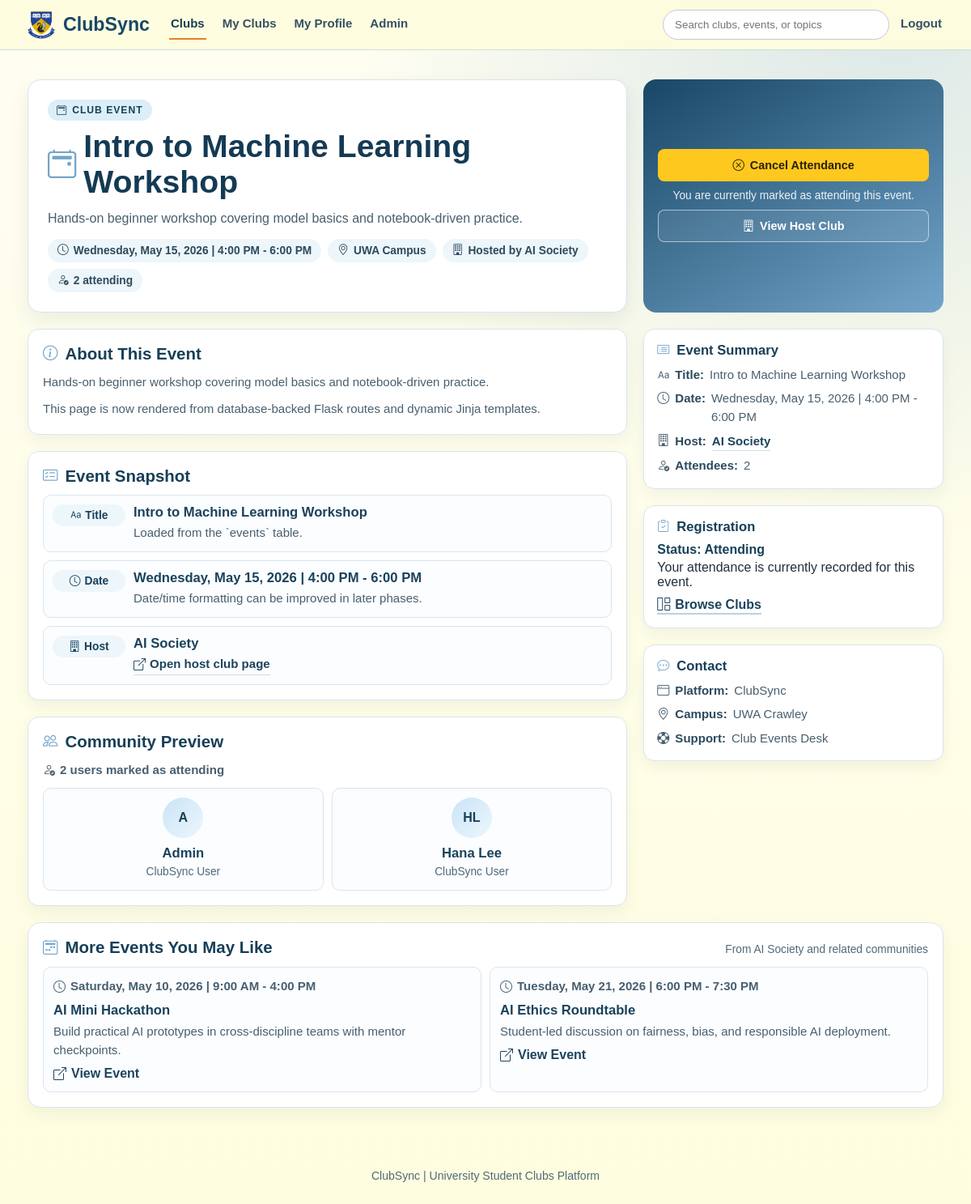
/events/2 (signed in), run on an earlier commit of the app's database.
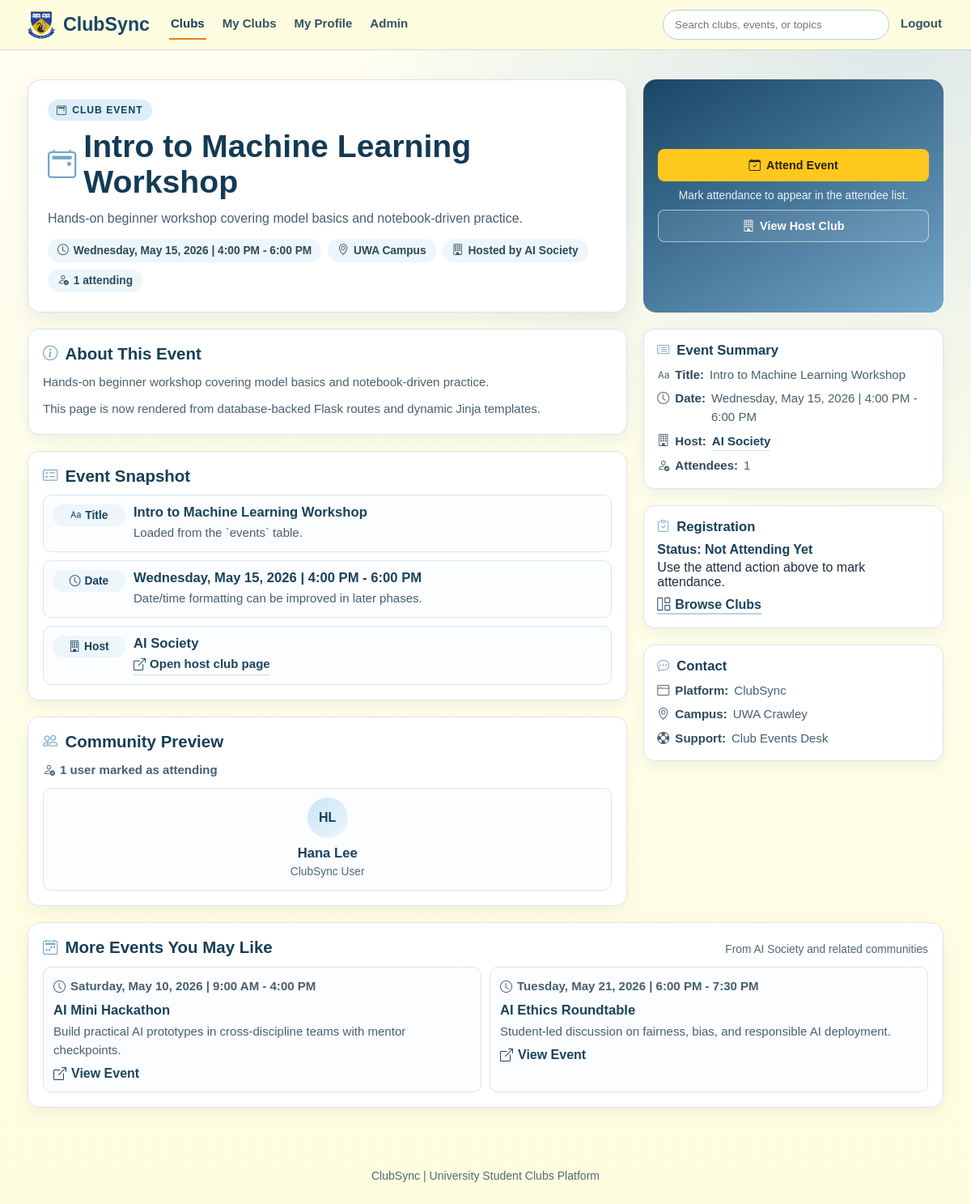
And on a later commit of the database.
### models/user.py (models this page shows)
class User(db.Model):
    __tablename__ = "users"
    id = db.Column(db.Integer, primary_key=True)
    name = db.Column(db.String(100), nullable=False)
    email = db.Column(db.String(120), unique=True, nullable=False)
    password_hash = db.Column(db.String(255), nullable=False)
    is_admin = db.Column(db.Boolean, default=False, nullable=False)
    memberships = db.relationship("Membership", backref="user", cascade="all, delete")
    attendances = db.relationship("Attendance", backref="user", cascade="all, delete")

### models/event.py (models this page shows)
class Event(db.Model):
    __tablename__ = "events"
    id = db.Column(db.Integer, primary_key=True)
    club_id = db.Column(db.Integer, db.ForeignKey("clubs.id"), nullable=False)
    title = db.Column(db.String(150), nullable=False)
    date = db.Column(db.String(50), nullable=False)
    description = db.Column(db.Text)
    attendances = db.relationship("Attendance", backref="event", cascade="all, delete")

### routes/clubs.py (the view)
@clubs_bp.route("/events/<int:event_id>")
def event_details(event_id):
    event = Event.query.get_or_404(event_id)
    attendees = sorted(
        (
            attendance.user
            for attendance in event.attendances
            if attendance.user is not None
        ),
        key=lambda user: user.name.lower(),
    )
    related_events = (
        Event.query.filter(Event.club_id == event.club_id, Event.id != event.id)
        .order_by(Event.id.asc())
        .limit(3)
        .all()
    )
    is_attending = False
    is_club_member = False
    current_user = _get_current_user()
    if current_user:
        membership = Membership.query.filter_by(
            user_id=current_user.id,
            club_id=event.club_id,
        ).first()
        is_club_member = membership is not None
        attendance = Attendance.query.filter_by(
            user_id=current_user.id,
            event_id=event.id,
        ).first()
        is_attending = attendance is not None
    return render_template(
        "event.html",
        event=event,
        club=event.club,
        attendee_count=len(event.attendances),
        attendees=attendees,
        related_events=related_events,
        is_attending=is_attending,
        is_club_member=is_club_member,
    )

### app.py (called while the page is built)
@app.context_processor
def inject_navbar_access():
    user_id = session.get("user_id")
    user_is_admin = False
    if user_id:
        user = db.session.get(User, user_id)
        user_is_admin = bool(user and user.is_admin)
    return {
        "navbar_can_access_admin": bool(
            session.get("admin_logged_in") or user_is_admin
        )
    }

### routes/clubs.py (called while the page is built)
def _get_current_user():
    user_id = session.get("user_id")
    if not user_id:
        return None
    current_user = db.session.get(User, user_id)
    if not current_user:
        session.pop("user_id", None)
        session.pop("user_name", None)
        return None
    return current_user

### templates/event.html (shortened to what the changed rows need)
<!DOCTYPE html>
<html lang="en">
<head>
    <link rel="stylesheet" href="{{ url_for('static', filename='css/styles.css') }}">
    <link rel="stylesheet" href="https://cdn.jsdelivr.net/npm/bootstrap-icons@1.11.3/font/bootstrap-icons.min.css">
    <link rel="stylesheet" href="{{ url_for('static', filename='css/alerts.css') }}">
    <link rel="stylesheet" href="{{ url_for('static', filename='css/event.css') }}">
</head>
<body class="clubs-page event-page">
{% set active_page = 'event' %}
<main class="event-main">
    {% if event %}
        <section class="event-hero">
            <div class="event-hero-main">
                <p class="event-hero-type"><i class="bi bi-calendar2-event" aria-hidden="true"></i>Club Event</p>
                <h1><i class="bi bi-calendar2-event" aria-hidden="true"></i>{{ event.title }}</h1>
                <p class="event-hero-summary">
                    {{ event.description if event.description else 'This event does not have a description yet.' }}
                </p>
                <div class="event-hero-meta">
                    <span><i class="bi bi-clock" aria-hidden="true"></i>{{ event.date }}</span>
                    <span><i class="bi bi-geo-alt" aria-hidden="true"></i>UWA Campus</span>
                    {% if club %}
                        <a href="{{ url_for('clubs.club_details', club_id=club.id) }}" class="event-meta-link"><i class="bi bi-building" aria-hidden="true"></i>Hosted by {{ club.name }}</a>
                    {% endif %}
                    <span><i class="bi bi-person-check" aria-hidden="true"></i>{{ attendee_count }} attending</span>
                </div>
            </div>
            <div class="event-hero-actions">
                {% if session.get('user_id') %}
                    {% if is_attending %}
                        <form method="POST" action="{{ url_for('clubs.unattend_event', event_id=event.id) }}">
                            <button type="submit" class="event-primary-action"><i class="bi bi-x-circle" aria-hidden="true"></i>Cancel Attendance</button>
                        </form>
                        <p class="event-action-note">You are currently marked as attending this event.</p>
                    {% elif is_club_member %}
                        <form method="POST" action="{{ url_for('clubs.attend_event', event_id=event.id) }}">
                            <button type="submit" class="event-primary-action"><i class="bi bi-calendar-check" aria-hidden="true"></i>Attend Event</button>
                        </form>
                        <p class="event-action-note">Mark attendance to appear in the attendee list.</p>
                    {% elif club %}
                        <a href="{{ url_for('clubs.club_details', club_id=club.id) }}" class="event-primary-action"><i class="bi bi-person-plus" aria-hidden="true"></i>Join Club to Attend</a>
                        <p class="event-action-note">You need to join {{ club.name }} before attending this event.</p>
                    {% else %}
                        <p class="event-action-note">Joining the host club is required before attendance can be marked.</p>
                    {% endif %}
                {% endif %}
                {% if club %}
                    <a href="{{ url_for('clubs.club_details', club_id=club.id) }}" class="event-secondary-action"><i class="bi bi-building" aria-hidden="true"></i>View Host Club</a>
                {% else %}
                    <a href="{{ url_for('clubs.clubs') }}" class="event-secondary-action"><i class="bi bi-grid-1x2" aria-hidden="true"></i>Browse Clubs</a>
                {% endif %}
            </div>
        </section>
        <div class="event-layout">
            <section class="event-content">
                <article class="event-section-card">
                    <h2><i class="bi bi-info-circle" aria-hidden="true"></i>About This Event</h2>
                    <p>{{ event.description if event.description else 'Event description is currently unavailable.' }}</p>
                    <p>This page is now rendered from database-backed Flask routes and dynamic Jinja templates.</p>
                </article>
                <article class="event-section-card">
                    <h2><i class="bi bi-card-checklist" aria-hidden="true"></i>Event Snapshot</h2>
                    <div class="event-agenda-list">
                        <div class="event-agenda-item">
                            <span class="event-agenda-time"><i class="bi bi-type" aria-hidden="true"></i>Title</span>
                            <div>
                                <h3>{{ event.title }}</h3>
                                <p>Loaded from the `events` table.</p>
                            </div>
                        </div>
                        <div class="event-agenda-item">
                            <span class="event-agenda-time"><i class="bi bi-clock" aria-hidden="true"></i>Date</span>
                            <div>
                                <h3>{{ event.date }}</h3>
                                <p>Date/time formatting can be improved in later phases.</p>
                            </div>
                        </div>
                        {% if club %}
                            <div class="event-agenda-item">
                                <span class="event-agenda-time"><i class="bi bi-building" aria-hidden="true"></i>Host</span>
                                <div>
                                    <h3>{{ club.name }}</h3>
                                    <p><a href="{{ url_for('clubs.club_details', club_id=club.id) }}" class="event-inline-link"><i class="bi bi-box-arrow-up-right" aria-hidden="true"></i>Open host club page</a></p>
                                </div>
                            </div>
                        {% endif %}
                    </div>
                </article>
                <article class="event-section-card">
                    <h2><i class="bi bi-people" aria-hidden="true"></i>Community Preview</h2>
                    <p class="event-attendees-count"><i class="bi bi-person-check" aria-hidden="true"></i>{{ attendee_count }} user{% if attendee_count != 1 %}s{% endif %} marked as attending</p>
                    <div class="event-attendee-grid">
                        {% if attendees %}
                            {% for attendee in attendees[:8] %}
                                {% set name_parts = attendee.name.split() %}
                                <div class="event-attendee-card">
                                    <div class="event-attendee-avatar">
                                        {{ ((name_parts[0][0] if name_parts else '?') ~ (name_parts[1][0] if name_parts|length > 1 else '')) | upper }}
                                    </div>
                                    <h3>{{ attendee.name }}</h3>
                                    <p>ClubSync User</p>
                                </div>
                            {% endfor %}
                        {% else %}
                            <div class="event-attendee-card">
                                <div class="event-attendee-avatar">--</div>
                                <h3>No Attendees Yet</h3>
                                <p>Attendance records will appear here once added.</p>
                            </div>
                        {% endif %}
                    </div>
                </article>
            </section>
            <aside class="event-sidebar">
                <section class="event-side-card">
                    <h2><i class="bi bi-card-list" aria-hidden="true"></i>Event Summary</h2>
                    <ul>
                        <li><i class="bi bi-type" aria-hidden="true"></i><strong>Title:</strong> {{ event.title }}</li>
                        <li><i class="bi bi-clock" aria-hidden="true"></i><strong>Date:</strong> {{ event.date }}</li>
                        {% if club %}
                            <li><i class="bi bi-building" aria-hidden="true"></i><strong>Host:</strong> <a href="{{ url_for('clubs.club_details', club_id=club.id) }}" class="event-inline-link">{{ club.name }}</a></li>
                        {% endif %}
                        <li><i class="bi bi-person-check" aria-hidden="true"></i><strong>Attendees:</strong> {{ attendee_count }}</li>
                    </ul>
                </section>
                <section class="event-side-card">
                    <h2><i class="bi bi-clipboard-check" aria-hidden="true"></i>Registration</h2>
                    {% if session.get('user_id') %}
                        {% if is_attending %}
                            <p class="event-side-highlight">Status: Attending</p>
                            <p>Your attendance is currently recorded for this event.</p>
                        {% elif is_club_member %}
                            <p class="event-side-highlight">Status: Not Attending Yet</p>
                            <p>Use the attend action above to mark attendance.</p>
                        {% elif club %}
                            <p class="event-side-highlight">Status: Club Membership Required</p>
                            <p>Join {{ club.name }} first, then return here to mark attendance.</p>
                            <a href="{{ url_for('clubs.club_details', club_id=club.id) }}" class="event-side-link"><i class="bi bi-building" aria-hidden="true"></i>Go to Host Club</a>
                        {% else %}
                            <p class="event-side-highlight">Status: Club Membership Required</p>
                            <p>Join the host club first, then return here to mark attendance.</p>
                        {% endif %}
                    {% else %}
                        <p class="event-side-highlight">Status: Login Required</p>
                        <p>Please log in and join the host club to mark attendance for this event.</p>
                    {% endif %}
                    <a href="{{ url_for('clubs.clubs') }}" class="event-side-link"><i class="bi bi-grid-1x2" aria-hidden="true"></i>Browse Clubs</a>
                </section>
                <section class="event-side-card">
                    <h2><i class="bi bi-chat-dots" aria-hidden="true"></i>Contact</h2>
                    <ul>
                        <li><i class="bi bi-window" aria-hidden="true"></i><strong>Platform:</strong> ClubSync</li>
                        <li><i class="bi bi-geo-alt" aria-hidden="true"></i><strong>Campus:</strong> UWA Crawley</li>
                        <li><i class="bi bi-life-preserver" aria-hidden="true"></i><strong>Support:</strong> Club Events Desk</li>
                    </ul>
                </section>
            </aside>
        </div>
        <section class="event-related">
            <div class="event-related-head">
                <h2><i class="bi bi-calendar2-week" aria-hidden="true"></i>More Events You May Like</h2>
                <p>{% if club %}From {{ club.name }} and related communities{% else %}From student clubs{% endif %}</p>
            </div>
            <div class="event-related-grid">
                {% if related_events %}
                    {% for related_event in related_events %}
                        <article class="event-related-card">
                        <p class="event-related-date"><i class="bi bi-clock" aria-hidden="true"></i>{{ related_event.date }}</p>
                            <h3>{{ related_event.title }}</h3>
                            <p>{{ related_event.description if related_event.description else 'No description available.' }}</p>
                            <a href="{{ url_for('clubs.event_details', event_id=related_event.id) }}"><i class="bi bi-box-arrow-up-right" aria-hidden="true"></i>View Event</a>
                        </article>
                    {% endfor %}
                {% endif %}
            </div>
        </section>
    {% endif %}
</main>
</body>
</html>

What changed in the data, as far as the page shows it:
no longer on this page (row edited): User: name "A", name "Admin"
Also different on the page:
{{ attendee_count }}: "2" → "1"
text no longer shown: "Cancel Attendance You are currently marked as attending this event. s Status: Attending Your attendance is currently recorded for this event."
text now shown: "Attend Event Mark attendance to appear in the attendee list. Status: Not Attending Yet Use the attend action above to mark attendance."
